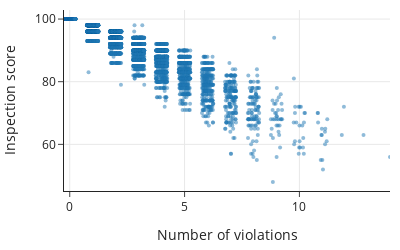

The cell this chart's notebook holds for it:
### Markdown cell above
We have corrected a large number of missing values. With further investigation,
we find that some of the businesses have inspection dates that are close but don't quite match. 
We could do a fuzzy match where inspections with dates that are only one or two days apart are matched. 
But for now, we just leave them as `NaN`. 

Let's examine the relationship between the number of violations and the inspection score:

### Code cell
fig = px.strip(ins_and_num_vios,
                 x=jitter(ins_and_num_vios['num_vio'], amt=0.5),
                 y='score', 
                 width=400, height=250)

fig.update_traces(marker=dict(opacity=0.5, size=4))

fig.update_layout(xaxis_title="Number of violations",
                  yaxis_title="Inspection score")

fig

### Figure 1 — Plotly figure (JSON) as saved in the notebook; plotly's stock layout.template omitted (floating-point values rounded to 4 significant figures; data arrays with more than 128 entries replaced by an {"elided": "..."} marker saying what was removed)
{"data": [{"alignmentgroup": "True", "boxpoints": "all", "fillcolor": "rgba(255,255,255,0)", "hoveron": "points", "hovertemplate": "x=%{x}<br>score=%{y}<extra></extra>", "legendgroup": "", "line": {"color": "rgba(255,255,255,0)"}, "marker": {"color": "#1F77B4", "opacity": 0.5, "size": 4}, "name": "", "offsetgroup": "", "orientation": "v", "pointpos": 0, "showlegend": false, "type": "box", "x": {"elided": "5443 float values"}, "x0": " ", "xaxis": "x", "y": {"elided": "5443 int values"}, "y0": " ", "yaxis": "y"}], "layout": {"boxmode": "group", "height": 250, "legend": {"tracegroupgap": 0}, "width": 400, "xaxis": {"anchor": "y", "autorange": true, "domain": [0, 1], "range": [-0.25, 13.94], "title": {"text": "Number of violations"}, "type": "linear"}, "yaxis": {"anchor": "x", "autorange": true, "domain": [0, 1], "range": [45.11, 102.9], "title": {"text": "Inspection score"}, "type": "linear"}}}
